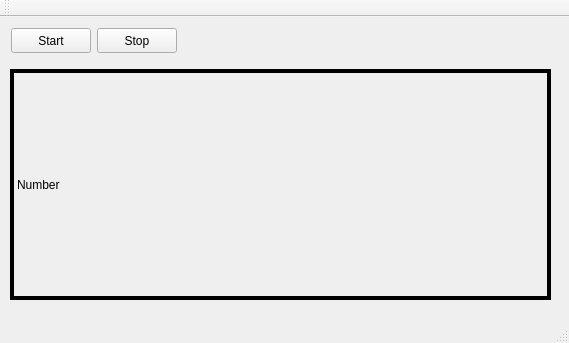
<?xml version="1.0" encoding="UTF-8"?>
<ui version="4.0">
 <class>MainWindow</class>
 <widget class="QMainWindow" name="MainWindow">
  <property name="geometry">
   <rect>
    <x>0</x>
    <y>0</y>
    <width>569</width>
    <height>343</height>
   </rect>
  </property>
  <property name="windowTitle">
   <string>Server</string>
  </property>
  <widget class="QWidget" name="centralWidget">
   <widget class="QLabel" name="label">
    <property name="geometry">
     <rect>
      <x>10</x>
      <y>52</y>
      <width>541</width>
      <height>231</height>
     </rect>
    </property>
    <property name="frameShape">
     <enum>QFrame::Box</enum>
    </property>
    <property name="lineWidth">
     <number>4</number>
    </property>
    <property name="text">
     <string>Number</string>
    </property>
   </widget>
   <widget class="QPushButton" name="pushButton_2">
    <property name="geometry">
     <rect>
      <x>97</x>
      <y>11</y>
      <width>80</width>
      <height>25</height>
     </rect>
    </property>
    <property name="text">
     <string>Stop</string>
    </property>
   </widget>
   <widget class="QPushButton" name="pushButton">
    <property name="geometry">
     <rect>
      <x>11</x>
      <y>11</y>
      <width>80</width>
      <height>25</height>
     </rect>
    </property>
    <property name="text">
     <string>Start</string>
    </property>
   </widget>
  </widget>
  <widget class="QMenuBar" name="menuBar">
   <property name="geometry">
    <rect>
     <x>0</x>
     <y>0</y>
     <width>569</width>
     <height>22</height>
    </rect>
   </property>
  </widget>
  <widget class="QToolBar" name="mainToolBar">
   <attribute name="toolBarArea">
    <enum>TopToolBarArea</enum>
   </attribute>
   <attribute name="toolBarBreak">
    <bool>false</bool>
   </attribute>
  </widget>
  <widget class="QStatusBar" name="statusBar"/>
 </widget>
 <layoutdefault spacing="6" margin="11"/>
 <resources/>
 <connections/>
</ui>
